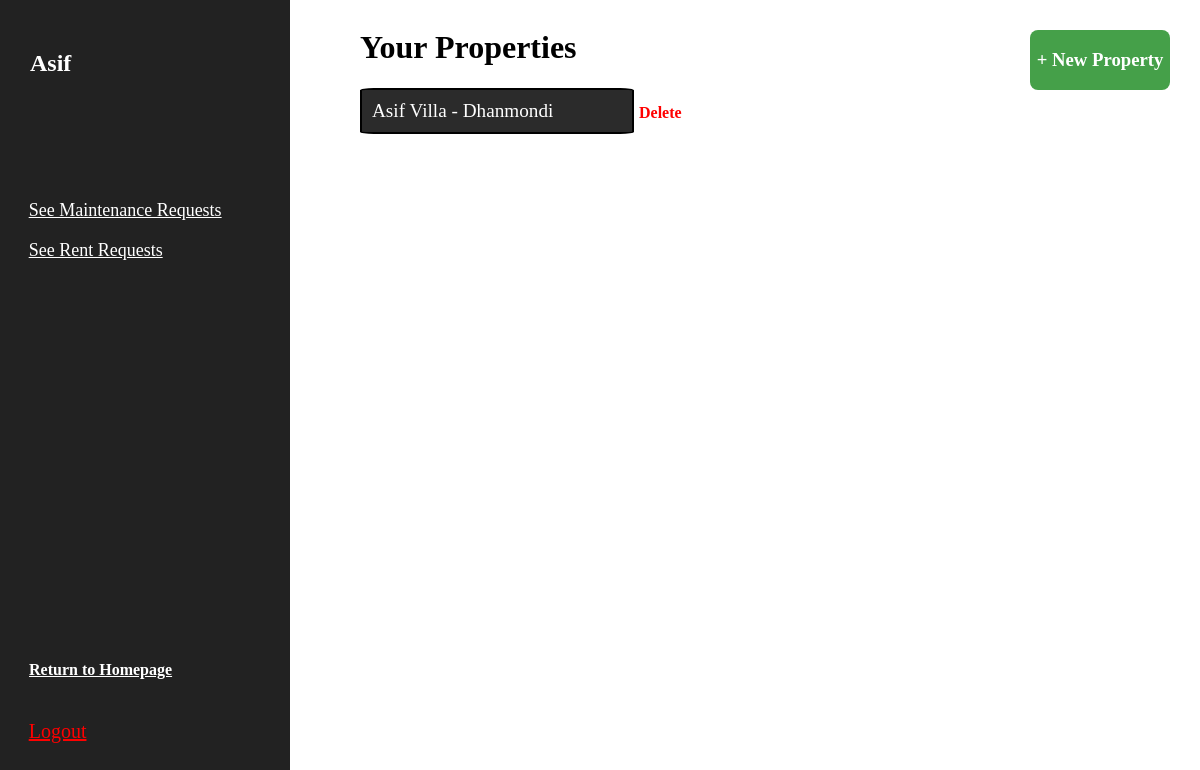
/index/o_dash.php?username=Asif, run on the app's committed database.
### tables this page shows
CREATE TABLE `users` (
  `username` varchar(14) NOT NULL,
  `pass` varchar(255) NOT NULL,
  `name` varchar(100) NOT NULL,
  `email` varchar(50) NOT NULL,
  `phone` int(14) NOT NULL,
  `address` varchar(100) NOT NULL,
  `o_flag` int(11) NOT NULL DEFAULT 0,
  `p_enlisted` int(12) NOT NULL,
  `verification_code` varchar(32) NOT NULL,
  `email_verified` varchar(10) NOT NULL DEFAULT 'Unverified',
  `t_flag` int(11) NOT NULL DEFAULT 0,
  `tenant_f_id` int(11) DEFAULT NULL
);

CREATE TABLE `properties` (
  `p_id` int(11) NOT NULL,
  `o_username` varchar(20) NOT NULL,
  `p_name` varchar(50) NOT NULL,
  `location_a` varchar(20) NOT NULL,
  `address` varchar(100) NOT NULL,
  `lift_status` varchar(2) NOT NULL,
  `total_flats` int(11) NOT NULL
);

### index/o_dash.php (the view, shortened to what this page needs)
<?php
include "../database_connection.php";
if (isset($_SESSION['username'])) {
    $username = $_SESSION['username'];
} else if (isset($_GET['username'])) {
    $username = $_GET['username'];
} else {
    header("Location: http://homify.local/login/login.php");
    exit();
}
$query = "SELECT name FROM users WHERE username = '$username'";
$result = mysqli_query($conn, $query);
$row = mysqli_fetch_assoc($result);
$name = $row['name'];
$sql = "SELECT * FROM properties WHERE o_username = '$username'";
$result = $conn->query($sql);
?>
<!DOCTYPE html>
<html lang="en">
<head>
  <link rel="stylesheet" href="index.css">
</head>
<body>
  <div class="side-bar">
    <h2 style="padding:30px; color: white"><?php echo $name; ?></h2>
    <div style= "position: absolute; top:80%;left: 10%">
      <a href="./index.php" style="color:white;">
        <h4>Return to Homepage</h4>
      </a>
    </div>
    <div style= "position: absolute; top:90%;left: 3%">
      <a href="../logout.php" class="button" style="color:red">
        Logout
      </a>
    </div>
    <div style= "position: absolute; top:30%;left: 3%">
        <a href="../flats/rent_req_list.php" class="button" style=" font-size: 18px;">
          See Rent Requests
        </a>
    </div>
    <div style= "position: absolute; top:25%;left: 3%">
        <a href="maint_req_list.php" class="button" style=" font-size: 18px;">
          See Maintenance Requests
        </a>
    </div>
  </div>
  <a href="../property_enlist/pe_form.php" style="text-decoration: none;">
    <div class="add_property">
      <h3>+ New Property</h3>
    </div>
  </a>
  <div class="main-content">
    <ul class="property-list">
      <h1>Your Properties</h1>
      <?php
        if ($result->num_rows > 0) {
            while ($row = $result->fetch_assoc()) {
                echo '<li style="display: flex; align-items: center; justify-content: space-between;">';
                echo '<a href="../flats/flats.php?p_id=' . $row['p_id'] . '" style="text-decoration: none; font-size: larger;">';
                echo '<div class="list_i">' . $row['p_name'] . " - " . $row['location_a'] . '</div>';
                echo '</a>';
                echo '<a href="delete_property.php?p_id=' . $row['p_id'] . '" onclick="return confirm(\'Are you sure you want to delete this property?\');" style="color: red; text-decoration: none; margin-left: 5px; font-weight: bold;">Delete</a>';
                echo '</li>';
            }
        } else {
            echo '<li>No properties found</li>';
        }
      ?>
    </ul>
  </div>
</body>
</html>

### index/index.css (style rules this page uses)
* { font-family: Cambria, Cochin, Georgia, Times, 'Times New Roman', serif; }
.button { color: white; font-size: 20px; padding: 10px 20px; cursor: pointer; }
.side-bar { height: 100vh; width: 290px; background-color: #222222; position: fixed; top: 0; left: 0; overflow-y: auto; }
.add_property { position: fixed; top: 30px; right: 30px; background-color: #45a049; border-radius: 8px; height: 60px; width: 140px; display: flex; justify-content: center; align-items: center; color: white; font-size: 16px; cursor: pointer; }
.property-list { list-style-type: none; padding: 0; margin: 0 auto; position: absolute; left: 30%; list-style: none; }
.list_i { background-color: #2b2b2b; color: white; width: 250px; display: block; padding: 10px; margin-bottom: 5px; border: 2px solid black; word-wrap: break-word; border-radius: 5%; list-style-type: none; }

### data on the page
users: name "Asif"
properties: p_name "Asif Villa", location_a "Dhanmondi"
